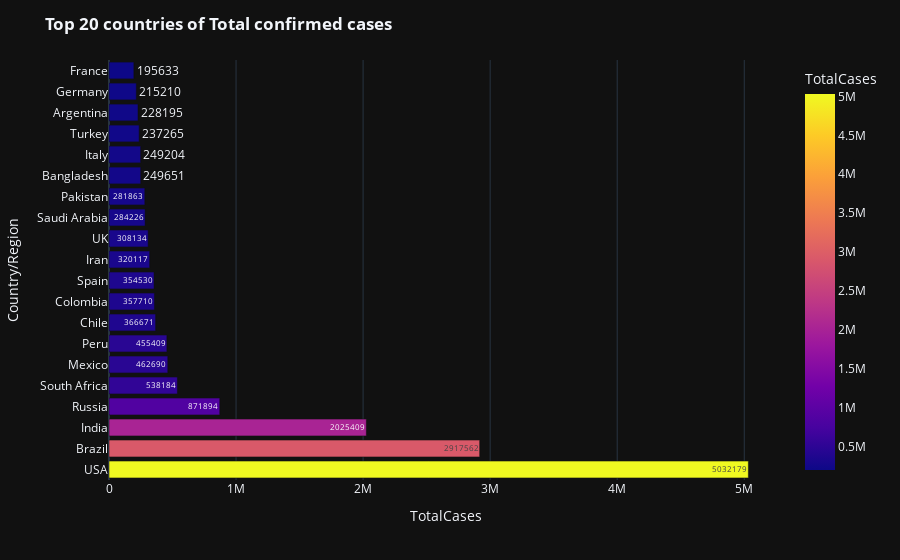

Notebook code for this chart:
### Markdown cell above
### Top 20 countries of Total Confirmed cases

### Code cell
fig=px.bar(world_data.iloc[0:20],y='Country/Region',x='TotalCases',color='TotalCases',text="TotalCases")
fig.update_layout(template="plotly_dark",title_text="<b>Top 20 countries of Total confirmed cases</b>")
fig.show()

### Figure 1 — Plotly figure (JSON) as saved in the notebook; plotly's stock layout.template omitted (floating-point values rounded to 4 significant figures)
{"data": [{"alignmentgroup": "True", "hovertemplate": "TotalCases=%{marker.color}<br>Country/Region=%{y}<extra></extra>", "legendgroup": "", "marker": {"color": [5032179, 2917562, 2025409, 871894, 538184, 462690, 455409, 366671, 357710, 354530, 320117, 308134, 284226, 281863, 249651, 249204, 237265, 228195, 215210, 195633], "coloraxis": "coloraxis", "pattern": {"shape": ""}}, "name": "", "offsetgroup": "", "orientation": "h", "showlegend": false, "text": [5032179, 2917562, 2025409, 871894, 538184, 462690, 455409, 366671, 357710, 354530, 320117, 308134, 284226, 281863, 249651, 249204, 237265, 228195, 215210, 195633], "textposition": "auto", "type": "bar", "x": [5032179, 2917562, 2025409, 871894, 538184, 462690, 455409, 366671, 357710, 354530, 320117, 308134, 284226, 281863, 249651, 249204, 237265, 228195, 215210, 195633], "xaxis": "x", "y": ["USA", "Brazil", "India", "Russia", "South Africa", "Mexico", "Peru", "Chile", "Colombia", "Spain", "Iran", "UK", "Saudi Arabia", "Pakistan", "Bangladesh", "Italy", "Turkey", "Argentina", "Germany", "France"], "yaxis": "y"}], "layout": {"barmode": "relative", "coloraxis": {"colorbar": {"title": {"text": "TotalCases"}}, "colorscale": [[0, "#0d0887"], [0.1111, "#46039f"], [0.2222, "#7201a8"], [0.3333, "#9c179e"], [0.4444, "#bd3786"], [0.5556, "#d8576b"], [0.6667, "#ed7953"], [0.7778, "#fb9f3a"], [0.8889, "#fdca26"], [1, "#f0f921"]]}, "legend": {"tracegroupgap": 0}, "margin": {"t": 60}, "title": {"text": "<b>Top 20 countries of Total confirmed cases</b>"}, "xaxis": {"anchor": "y", "domain": [0, 1], "title": {"text": "TotalCases"}}, "yaxis": {"anchor": "x", "domain": [0, 1], "title": {"text": "Country/Region"}}}}
